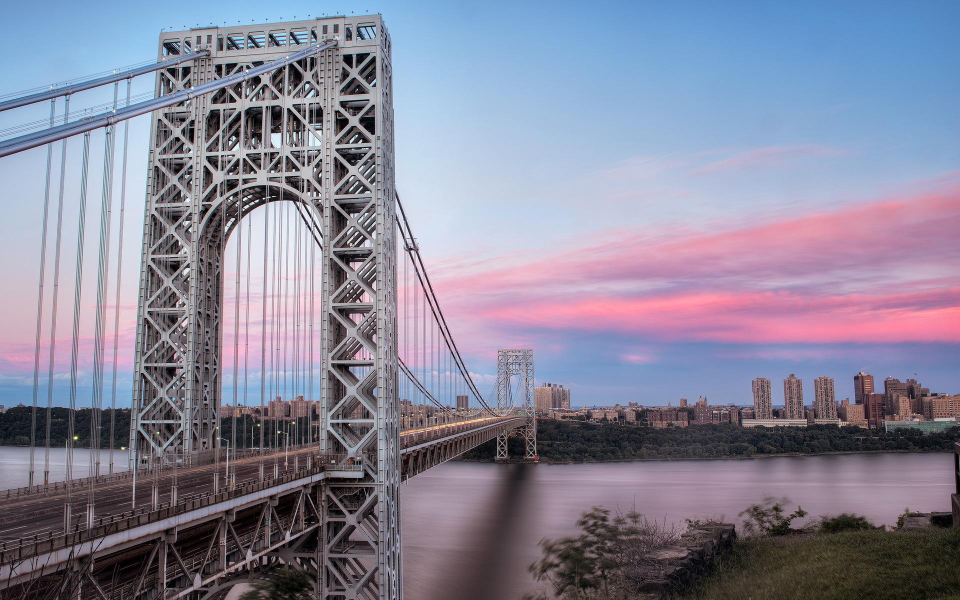
#> input picture img/origin.jpeg, 1920 x 1200 px (shown at 1/2 size)
$ python Scharr.py   (older library calls are emulated)
#> lines starting #> are read from the running program, lines starting #| are printed output that depends on the picture
from cv2 import cv2 as cv2
import numpy as np

img = cv2.imread("../img/origin.jpeg", 0)
#> img: shape (1200, 1920); min 0, max 255, mean 136.4
img = cv2.resize(img, (0, 0), fx=0.5, fy=0.5)
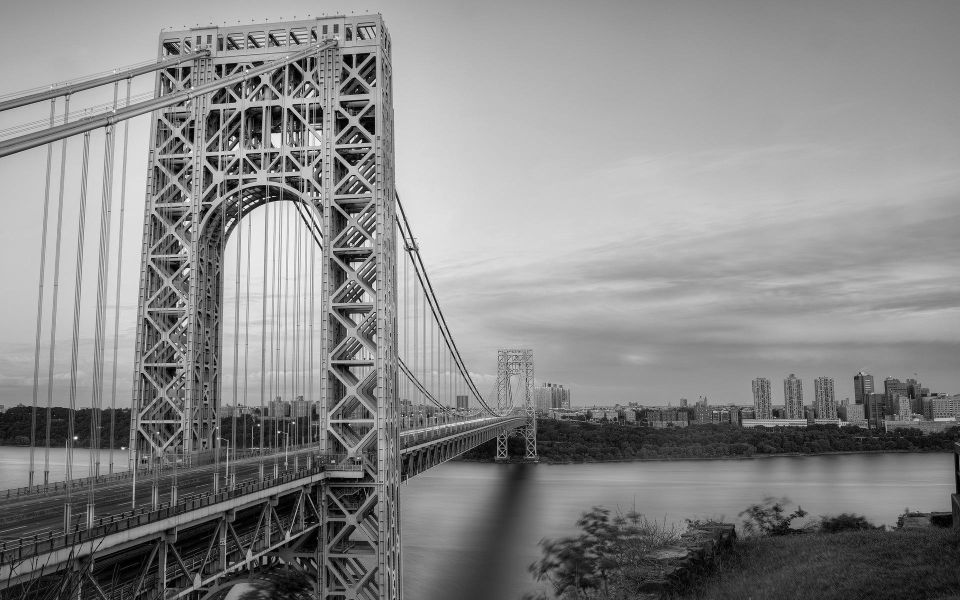
#> img: shape (600, 960); min 0, max 251, mean 136.5

sobel_x = cv2.Sobel(img, cv2.CV_16S, 1, 0)
sobel_y = cv2.Sobel(img, cv2.CV_16S, 0, 1)
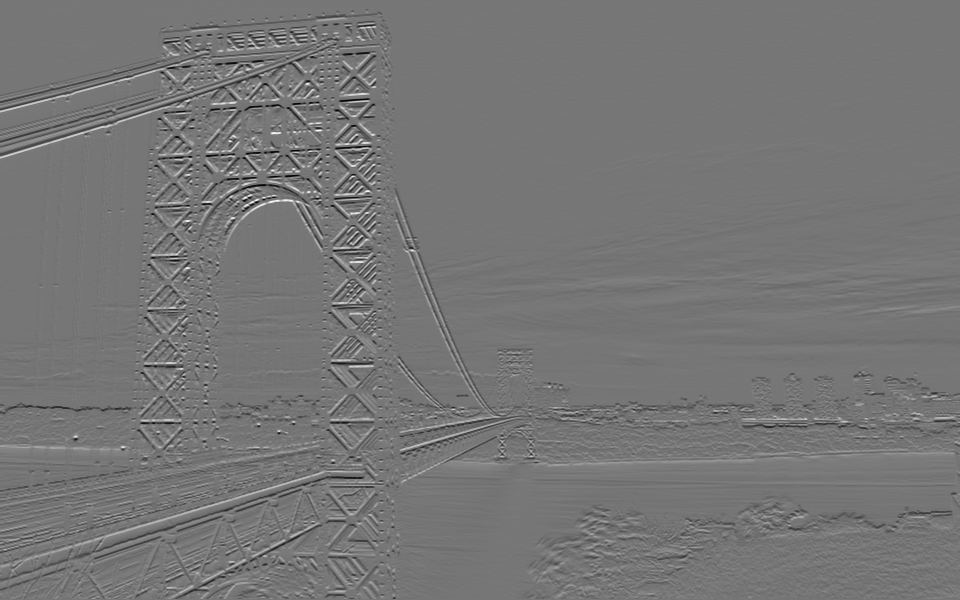
#> sobel_y: shape (600, 960) int16; min -718, max 828, mean -1.3; drawn with min black and max white
scharr_x = cv2.Scharr(img, cv2.CV_16S, 1, 0)
scharr_y = cv2.Scharr(img, cv2.CV_16S, 0, 1)

sobel_absX = cv2.convertScaleAbs(sobel_x)  # 转回uint8
sobel_absY = cv2.convertScaleAbs(sobel_y)
scharr_absX = cv2.convertScaleAbs(scharr_x)  # 转回uint8
scharr_absY = cv2.convertScaleAbs(scharr_y)

Sobel_dst = cv2.addWeighted(sobel_absX, 0.5, sobel_absY, 0.5, 0)
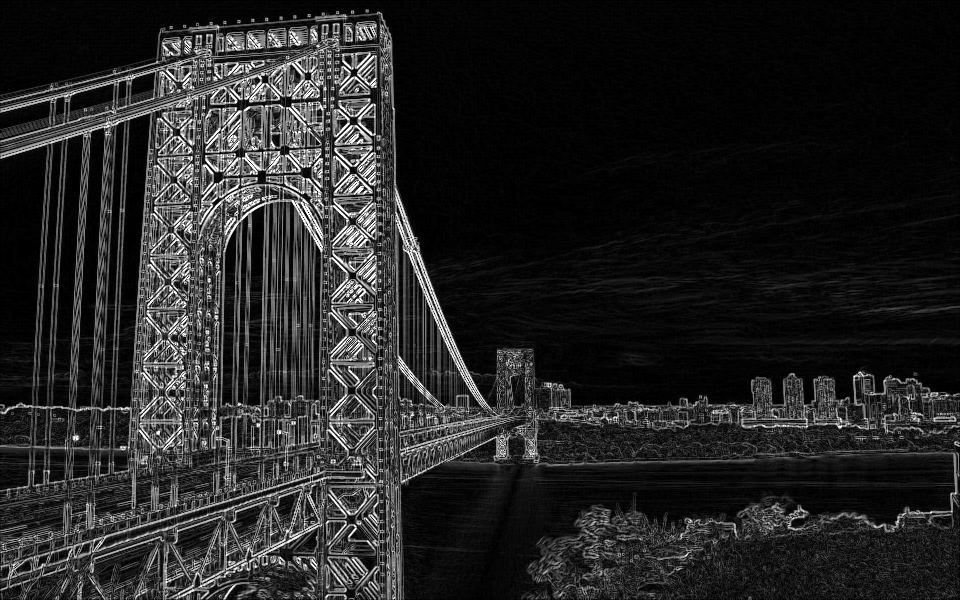
#> Sobel_dst: shape (600, 960); min 0, max 255, mean 36.9
Scharr_dst = cv2.addWeighted(scharr_absX, 0.5, scharr_absY, 0.5, 0)
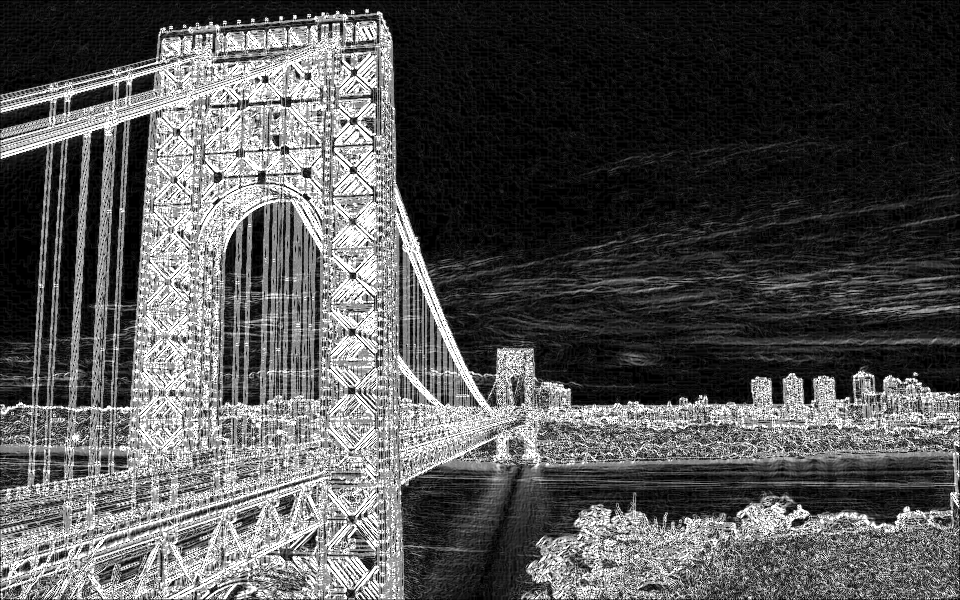
#> Scharr_dst: shape (600, 960); min 0, max 255, mean 84.9

# cv2.imshow("absX", scharr_absX)
# cv2.imshow("absY", scharr_absY)
# cv2.imshow("Result", dst)

sobel_image = np.hstack((sobel_absX, sobel_absY, Sobel_dst))
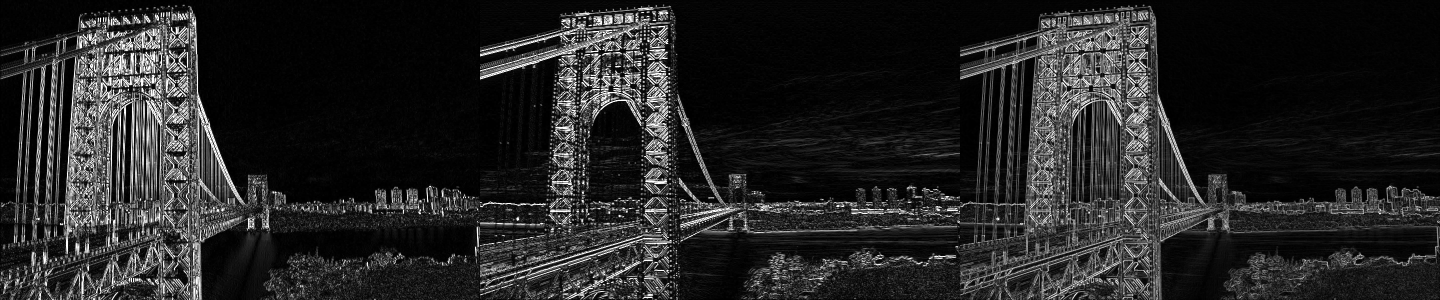
#> sobel_image: shape (600, 2880) (shown at 1/2 size); min 0, max 255, mean 36.9
scharr_image = np.hstack((scharr_absX, scharr_absY, Scharr_dst))
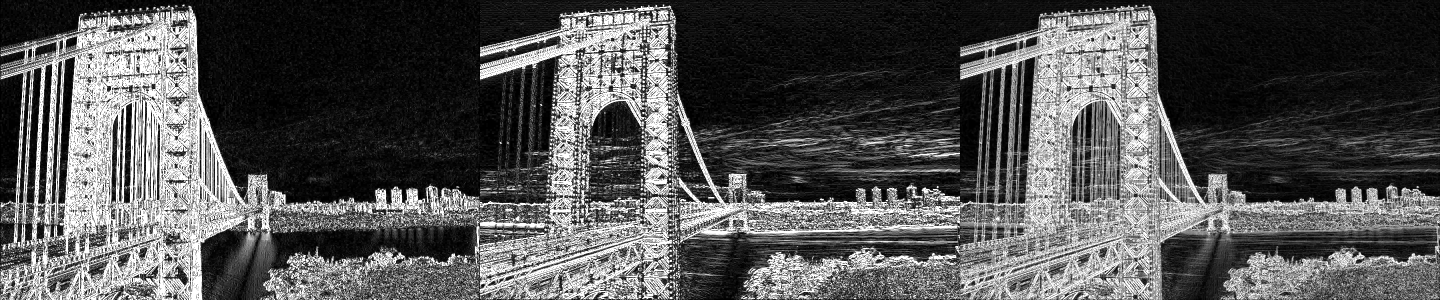
#> scharr_image: shape (600, 2880) (shown at 1/2 size); min 0, max 255, mean 84.9
all_image = np.vstack((sobel_image, scharr_image))
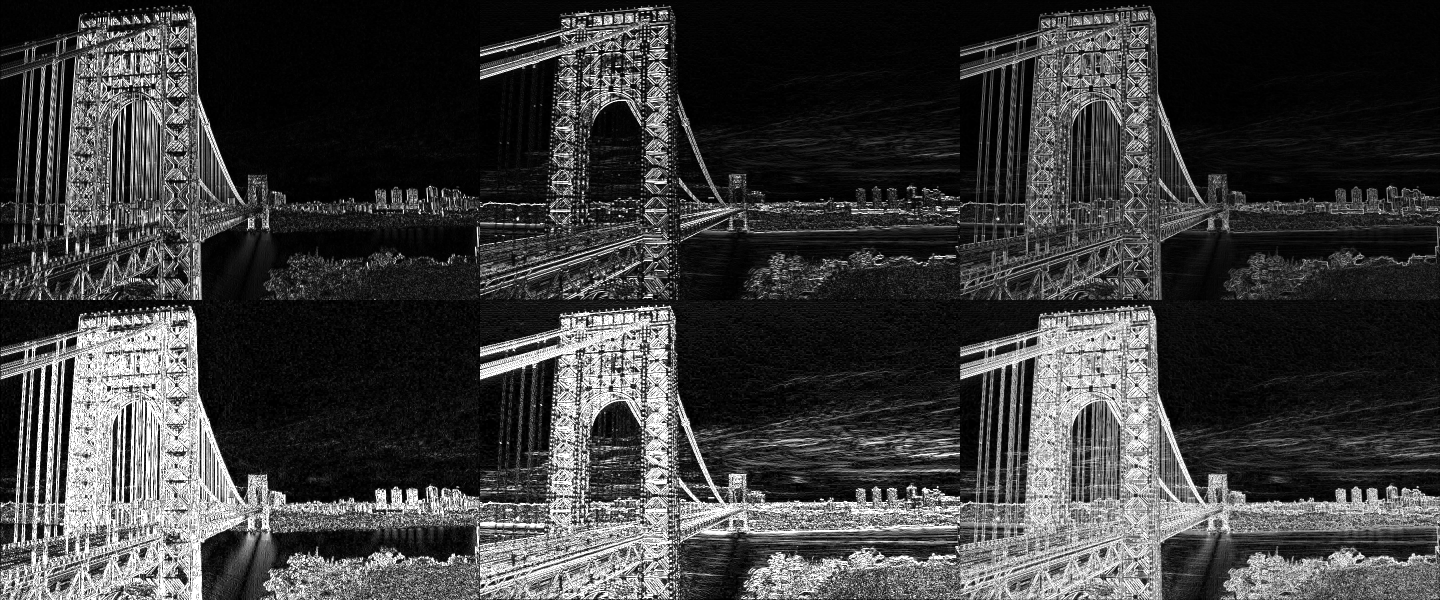
#> all_image: shape (1200, 2880) (shown at 1/2 size); min 0, max 255, mean 60.9
cv2.imshow("Result", all_image)


cv2.waitKey(0)
cv2.destroyAllWindows()

$ run again, with img/Laplacian.png saved as img/origin.jpeg
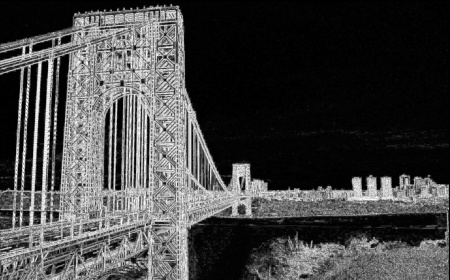
#> input picture img/Laplacian.png, 450 x 280 px
#> img is the input picture: shape (280, 450); min 0, max 255, mean 68
#> img: shape (140, 225)
#> `scharr_image = np.hstack((scharr_absX, scharr_absY, Scharr_dst))`:
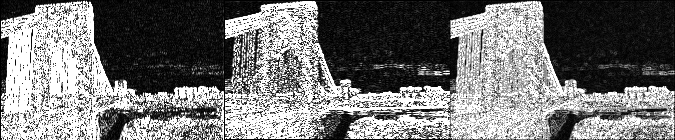
#> scharr_image: shape (140, 675); min 0, max 255, mean 117.2
#> `all_image = np.vstack((sobel_image, scharr_image))`:
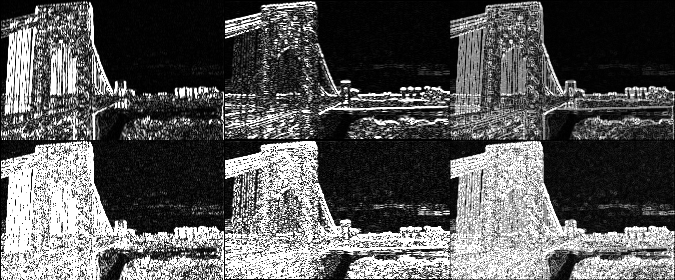
#> all_image: shape (280, 675); min 0, max 255, mean 88.1
